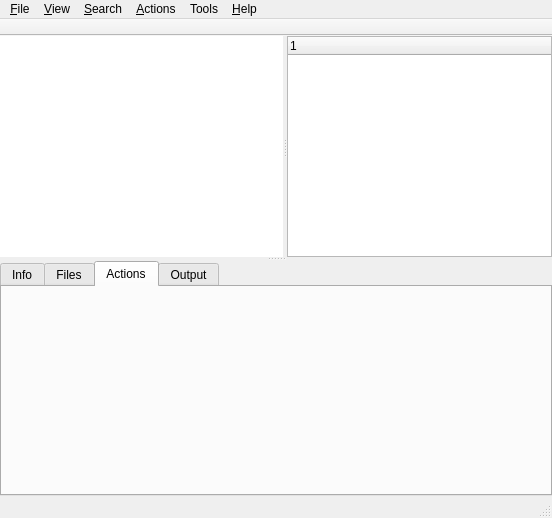
<?xml version="1.0" encoding="UTF-8"?>
<ui version="4.0">
 <class>MainWindow</class>
 <widget class="QMainWindow" name="MainWindow">
  <property name="geometry">
   <rect>
    <x>0</x>
    <y>0</y>
    <width>552</width>
    <height>518</height>
   </rect>
  </property>
  <property name="windowTitle">
   <string>Octopi</string>
  </property>
  <property name="windowIcon">
   <iconset>
    <normaloff>:/resorces/icons/resources/icons/octopi_yellow.png</normaloff>:/resorces/icons/resources/icons/octopi_yellow.png</iconset>
  </property>
  <widget class="QWidget" name="centralWidget">
   <property name="enabled">
    <bool>true</bool>
   </property>
   <layout class="QGridLayout" name="gridLayout">
    <property name="leftMargin">
     <number>0</number>
    </property>
    <property name="topMargin">
     <number>0</number>
    </property>
    <property name="rightMargin">
     <number>0</number>
    </property>
    <property name="bottomMargin">
     <number>0</number>
    </property>
    <property name="spacing">
     <number>0</number>
    </property>
    <item row="0" column="0">
     <widget class="QSplitter" name="splitterHorizontal">
      <property name="orientation">
       <enum>Qt::Vertical</enum>
      </property>
      <widget class="QSplitter" name="splitterVertical">
       <property name="orientation">
        <enum>Qt::Horizontal</enum>
       </property>
       <widget class="PackageTreeView" name="tvPackages">
        <property name="sizePolicy">
         <sizepolicy hsizetype="Expanding" vsizetype="MinimumExpanding">
          <horstretch>0</horstretch>
          <verstretch>0</verstretch>
         </sizepolicy>
        </property>
        <property name="minimumSize">
         <size>
          <width>0</width>
          <height>0</height>
         </size>
        </property>
        <property name="maximumSize">
         <size>
          <width>16777215</width>
          <height>16777215</height>
         </size>
        </property>
        <property name="frameShape">
         <enum>QFrame::NoFrame</enum>
        </property>
        <property name="frameShadow">
         <enum>QFrame::Plain</enum>
        </property>
        <property name="indentation">
         <number>20</number>
        </property>
        <property name="uniformRowHeights">
         <bool>true</bool>
        </property>
       </widget>
       <widget class="QTreeWidget" name="twGroups">
        <property name="maximumSize">
         <size>
          <width>265</width>
          <height>16777215</height>
         </size>
        </property>
        <column>
         <property name="text">
          <string notr="true">1</string>
         </property>
        </column>
       </widget>
      </widget>
      <widget class="QTabWidget" name="twProperties">
       <property name="sizePolicy">
        <sizepolicy hsizetype="Expanding" vsizetype="Expanding">
         <horstretch>0</horstretch>
         <verstretch>0</verstretch>
        </sizepolicy>
       </property>
       <property name="minimumSize">
        <size>
         <width>0</width>
         <height>235</height>
        </size>
       </property>
       <property name="currentIndex">
        <number>2</number>
       </property>
       <widget class="QWidget" name="tabInfo">
        <attribute name="title">
         <string>Info</string>
        </attribute>
       </widget>
       <widget class="QWidget" name="tbFiles">
        <attribute name="title">
         <string>Files</string>
        </attribute>
       </widget>
       <widget class="QWidget" name="tabTransaction">
        <attribute name="title">
         <string>Actions</string>
        </attribute>
       </widget>
       <widget class="QWidget" name="tabOutput">
        <attribute name="title">
         <string>Output</string>
        </attribute>
       </widget>
      </widget>
     </widget>
    </item>
   </layout>
  </widget>
  <widget class="QMenuBar" name="menuBar">
   <property name="geometry">
    <rect>
     <x>0</x>
     <y>0</y>
     <width>552</width>
     <height>28</height>
    </rect>
   </property>
   <property name="contextMenuPolicy">
    <enum>Qt::NoContextMenu</enum>
   </property>
   <widget class="QMenu" name="menuHelp">
    <property name="title">
     <string>&amp;Help</string>
    </property>
    <addaction name="actionHelpUsage"/>
    <addaction name="separator"/>
    <addaction name="actionDonate"/>
    <addaction name="actionHelpAbout"/>
   </widget>
   <widget class="QMenu" name="menuView">
    <property name="title">
     <string>&amp;View</string>
    </property>
    <addaction name="actionViewAllPackages"/>
    <addaction name="actionViewInstalledPackages"/>
    <addaction name="actionViewNonInstalledPackages"/>
    <addaction name="separator"/>
   </widget>
   <widget class="QMenu" name="menuTransaction">
    <property name="title">
     <string>&amp;Actions</string>
    </property>
    <addaction name="actionCommit"/>
    <addaction name="actionCancel"/>
   </widget>
   <widget class="QMenu" name="menuFile">
    <property name="title">
     <string>&amp;File</string>
    </property>
    <addaction name="actionGetNews"/>
    <addaction name="actionCheckUpdates"/>
    <addaction name="actionSystemUpgrade"/>
    <addaction name="separator"/>
    <addaction name="actionInstallLocalPackage"/>
    <addaction name="actionCleanLocalCache"/>
    <addaction name="actionOpenRootTerminal"/>
    <addaction name="separator"/>
    <addaction name="actionExit"/>
   </widget>
   <widget class="QMenu" name="menuSearch">
    <property name="title">
     <string>&amp;Search</string>
    </property>
    <addaction name="actionSearchByName"/>
    <addaction name="actionSearchByDescription"/>
    <addaction name="separator"/>
    <addaction name="actionSearchByFile"/>
   </widget>
   <widget class="QMenu" name="menuTools">
    <property name="title">
     <string>Tools</string>
    </property>
    <addaction name="actionCacheCleaner"/>
    <addaction name="actionPacmanLogViewer"/>
    <addaction name="actionRepositoryEditor"/>
   </widget>
   <addaction name="menuFile"/>
   <addaction name="menuView"/>
   <addaction name="menuSearch"/>
   <addaction name="menuTransaction"/>
   <addaction name="menuTools"/>
   <addaction name="menuHelp"/>
  </widget>
  <widget class="QToolBar" name="mainToolBar">
   <property name="contextMenuPolicy">
    <enum>Qt::NoContextMenu</enum>
   </property>
   <property name="movable">
    <bool>false</bool>
   </property>
   <attribute name="toolBarArea">
    <enum>TopToolBarArea</enum>
   </attribute>
   <attribute name="toolBarBreak">
    <bool>false</bool>
   </attribute>
  </widget>
  <widget class="QStatusBar" name="statusBar"/>
  <action name="actionHelpAbout">
   <property name="text">
    <string>&amp;About</string>
   </property>
   <property name="iconText">
    <string>About</string>
   </property>
   <property name="iconVisibleInMenu">
    <bool>true</bool>
   </property>
  </action>
  <action name="actionViewNonInstalledPackages">
   <property name="checkable">
    <bool>true</bool>
   </property>
   <property name="checked">
    <bool>false</bool>
   </property>
   <property name="text">
    <string>&amp;Non installed</string>
   </property>
  </action>
  <action name="actionCommit">
   <property name="icon">
    <iconset resource="../resources.qrc">
     <normaloff>:/resources/images/commit.png</normaloff>:/resources/images/commit.png</iconset>
   </property>
   <property name="text">
    <string>A&amp;pply</string>
   </property>
   <property name="shortcut">
    <string>Ctrl+M</string>
   </property>
  </action>
  <action name="actionCancel">
   <property name="icon">
    <iconset resource="../resources.qrc">
     <normaloff>:/resources/images/rollback.png</normaloff>:/resources/images/rollback.png</iconset>
   </property>
   <property name="text">
    <string>&amp;Cancel</string>
   </property>
   <property name="toolTip">
    <string>Cancel</string>
   </property>
   <property name="shortcut">
    <string>Ctrl+E</string>
   </property>
  </action>
  <action name="actionCheckUpdates">
   <property name="icon">
    <iconset resource="../resources.qrc">
     <normaloff>:/resources/images/refresh.png</normaloff>:/resources/images/refresh.png</iconset>
   </property>
   <property name="text">
    <string>&amp;Check updates</string>
   </property>
   <property name="shortcut">
    <string>Ctrl+K</string>
   </property>
  </action>
  <action name="actionExit">
   <property name="icon">
    <iconset resource="../resources.qrc">
     <normaloff>:/resources/images/exit.png</normaloff>:/resources/images/exit.png</iconset>
   </property>
   <property name="text">
    <string>E&amp;xit</string>
   </property>
   <property name="shortcut">
    <string>Ctrl+Q</string>
   </property>
  </action>
  <action name="actionSystemUpgrade">
   <property name="icon">
    <iconset resource="../resources.qrc">
     <normaloff>:/resources/images/fast_forward.png</normaloff>:/resources/images/fast_forward.png</iconset>
   </property>
   <property name="text">
    <string>&amp;Install updates</string>
   </property>
   <property name="toolTip">
    <string>Install updates</string>
   </property>
   <property name="shortcut">
    <string>Ctrl+U</string>
   </property>
  </action>
  <action name="actionInstall">
   <property name="icon">
    <iconset resource="../resources.qrc">
     <normaloff>:/resources/images/toinstall.png</normaloff>:/resources/images/toinstall.png</iconset>
   </property>
   <property name="text">
    <string>Install</string>
   </property>
   <property name="toolTip">
    <string>Install</string>
   </property>
  </action>
  <action name="actionRemove">
   <property name="icon">
    <iconset resource="../resources.qrc">
     <normaloff>:/resources/images/toremove.png</normaloff>:/resources/images/toremove.png</iconset>
   </property>
   <property name="text">
    <string>Remove</string>
   </property>
   <property name="toolTip">
    <string>Remove</string>
   </property>
  </action>
  <action name="actionOutdated_packages">
   <property name="text">
    <string>Outdated packages</string>
   </property>
  </action>
  <action name="actionGetNews">
   <property name="icon">
    <iconset resource="../resources.qrc">
     <normaloff>:/resources/images/rss.png</normaloff>:/resources/images/rss.png</iconset>
   </property>
   <property name="text">
    <string>&amp;Get latest OpenBSD news</string>
   </property>
   <property name="shortcut">
    <string>Ctrl+G</string>
   </property>
  </action>
  <action name="actionCollapseItem">
   <property name="icon">
    <iconset resource="../resources.qrc">
     <normaloff>:/resources/images/collapse.png</normaloff>:/resources/images/collapse.png</iconset>
   </property>
   <property name="text">
    <string>Collapse item</string>
   </property>
  </action>
  <action name="actionExpandItem">
   <property name="icon">
    <iconset resource="../resources.qrc">
     <normaloff>:/resources/images/expand.png</normaloff>:/resources/images/expand.png</iconset>
   </property>
   <property name="text">
    <string>Expand item</string>
   </property>
  </action>
  <action name="actionCollapseAllItems">
   <property name="icon">
    <iconset resource="../resources.qrc">
     <normaloff>:/resources/images/collapse.png</normaloff>:/resources/images/collapse.png</iconset>
   </property>
   <property name="text">
    <string>Collapse all items</string>
   </property>
  </action>
  <action name="actionExpandAllItems">
   <property name="icon">
    <iconset resource="../resources.qrc">
     <normaloff>:/resources/images/expand.png</normaloff>:/resources/images/expand.png</iconset>
   </property>
   <property name="text">
    <string>Expand all items</string>
   </property>
  </action>
  <action name="actionOpenFile">
   <property name="icon">
    <iconset resource="../resources.qrc">
     <normaloff>:/resources/images/binary.png</normaloff>:/resources/images/binary.png</iconset>
   </property>
   <property name="text">
    <string>Open file</string>
   </property>
  </action>
  <action name="actionEditFile">
   <property name="icon">
    <iconset resource="../resources.qrc">
     <normaloff>:/resources/images/editfile.png</normaloff>:/resources/images/editfile.png</iconset>
   </property>
   <property name="text">
    <string>Edit file</string>
   </property>
  </action>
  <action name="actionOpenDirectory">
   <property name="icon">
    <iconset resource="../resources.qrc">
     <normaloff>:/resources/images/folder.png</normaloff>:/resources/images/folder.png</iconset>
   </property>
   <property name="text">
    <string>Open directory</string>
   </property>
  </action>
  <action name="actionOpenTerminal">
   <property name="icon">
    <iconset resource="../resources.qrc">
     <normaloff>:/resources/images/terminal.png</normaloff>:/resources/images/terminal.png</iconset>
   </property>
   <property name="text">
    <string>Open terminal here</string>
   </property>
  </action>
  <action name="actionRemoveTransactionItem">
   <property name="icon">
    <iconset resource="../resources.qrc">
     <normaloff>:/resources/images/window_close.png</normaloff>:/resources/images/window_close.png</iconset>
   </property>
   <property name="text">
    <string>Remove item</string>
   </property>
   <property name="iconVisibleInMenu">
    <bool>true</bool>
   </property>
  </action>
  <action name="actionRemoveTransactionItems">
   <property name="icon">
    <iconset resource="../resources.qrc">
     <normaloff>:/resources/images/window_close.png</normaloff>:/resources/images/window_close.png</iconset>
   </property>
   <property name="text">
    <string>Remove items</string>
   </property>
   <property name="iconVisibleInMenu">
    <bool>true</bool>
   </property>
  </action>
  <action name="actionSearchByDescription">
   <property name="checkable">
    <bool>true</bool>
   </property>
   <property name="text">
    <string>By &amp;description</string>
   </property>
  </action>
  <action name="actionSearchByName">
   <property name="checkable">
    <bool>true</bool>
   </property>
   <property name="text">
    <string>By &amp;name</string>
   </property>
  </action>
  <action name="actionFindFileInPackage">
   <property name="icon">
    <iconset resource="../resources.qrc">
     <normaloff>:/resources/images/find.png</normaloff>:/resources/images/find.png</iconset>
   </property>
   <property name="text">
    <string>Find a file</string>
   </property>
  </action>
  <action name="actionOpenRootTerminal">
   <property name="icon">
    <iconset resource="../resources.qrc">
     <normaloff>:/resources/images/terminal.png</normaloff>:/resources/images/terminal.png</iconset>
   </property>
   <property name="text">
    <string>&amp;Open root terminal</string>
   </property>
  </action>
  <action name="actionHelpUsage">
   <property name="text">
    <string>&amp;Usage</string>
   </property>
   <property name="shortcut">
    <string>F1</string>
   </property>
   <property name="iconVisibleInMenu">
    <bool>true</bool>
   </property>
  </action>
  <action name="actionInstallLocalPackage">
   <property name="text">
    <string>&amp;Install local package...</string>
   </property>
  </action>
  <action name="actionPacmanLogViewer">
   <property name="enabled">
    <bool>true</bool>
   </property>
   <property name="text">
    <string>&amp;Pacman Log Viewer</string>
   </property>
   <property name="visible">
    <bool>true</bool>
   </property>
  </action>
  <action name="actionRepositoryEditor">
   <property name="icon">
    <iconset resource="../resources.qrc">
     <normaloff>:/resources/images/binary.png</normaloff>:/resources/images/binary.png</iconset>
   </property>
   <property name="text">
    <string>&amp;Repository Editor</string>
   </property>
  </action>
  <action name="actionCacheCleaner">
   <property name="icon">
    <iconset resource="../resources.qrc">
     <normaloff>:/resources/images/cachecleaner.png</normaloff>:/resources/images/cachecleaner.png</iconset>
   </property>
   <property name="text">
    <string>&amp;Cache Cleaner</string>
   </property>
  </action>
  <action name="actionViewInstalledPackages">
   <property name="checkable">
    <bool>true</bool>
   </property>
   <property name="text">
    <string>&amp;Installed</string>
   </property>
  </action>
  <action name="actionViewAllPackages">
   <property name="checkable">
    <bool>true</bool>
   </property>
   <property name="text">
    <string/>
   </property>
  </action>
  <action name="actionSearchByFile">
   <property name="checkable">
    <bool>true</bool>
   </property>
   <property name="text">
    <string>By &amp;file</string>
   </property>
  </action>
  <action name="actionCleanLocalCache">
   <property name="icon">
    <iconset resource="../resources.qrc">
     <normaloff>:/resources/images/cachecleaner.png</normaloff>:/resources/images/cachecleaner.png</iconset>
   </property>
   <property name="text">
    <string>Cl&amp;ean the local cache</string>
   </property>
  </action>
  <action name="actionDonate">
   <property name="text">
    <string>&amp;Donate</string>
   </property>
  </action>
 </widget>
 <layoutdefault spacing="6" margin="11"/>
 <customwidgets>
  <customwidget>
   <class>PackageTreeView</class>
   <extends>QTreeView</extends>
   <header>src/packagetreeview.h</header>
  </customwidget>
 </customwidgets>
 <tabstops>
  <tabstop>tvPackages</tabstop>
  <tabstop>twProperties</tabstop>
 </tabstops>
 <resources>
  <include location="../resources.qrc"/>
 </resources>
 <connections/>
</ui>
